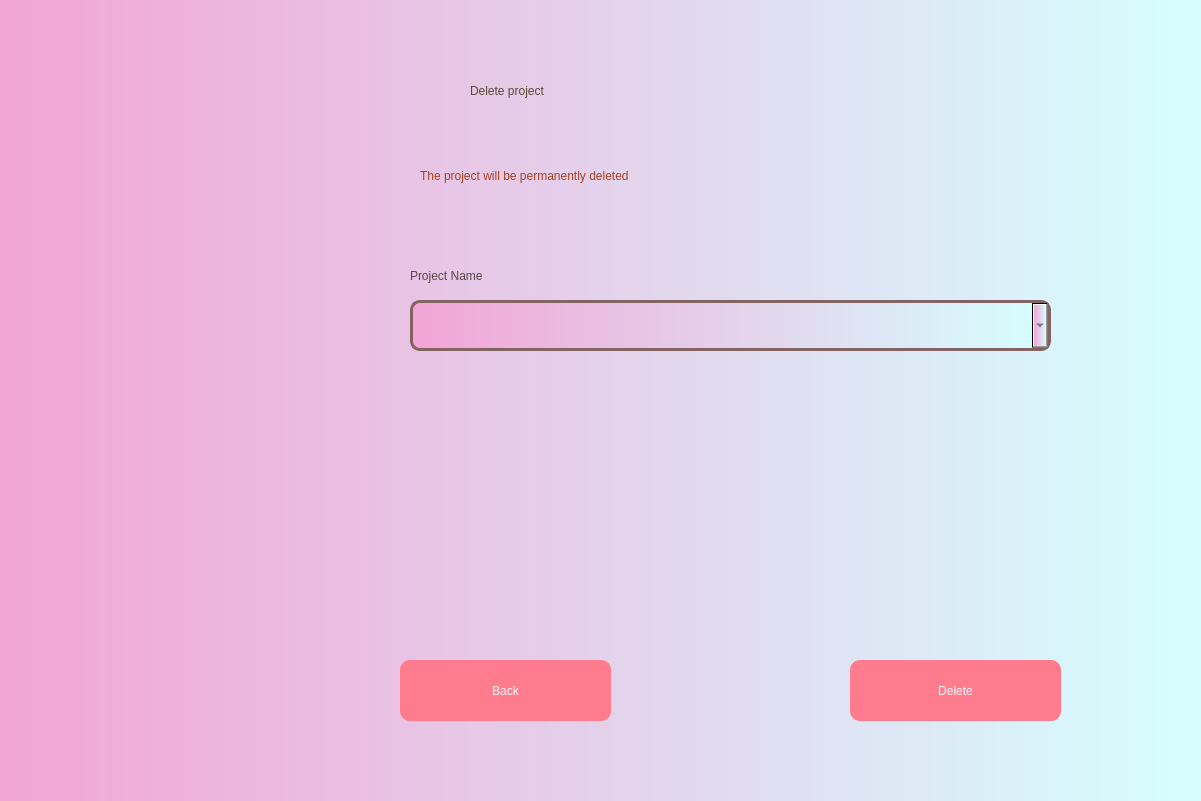
<?xml version="1.0" encoding="UTF-8"?>
<ui version="4.0">
 <class>Dialog</class>
 <widget class="QDialog" name="Dialog">
  <property name="geometry">
   <rect>
    <x>0</x>
    <y>0</y>
    <width>1201</width>
    <height>801</height>
   </rect>
  </property>
  <property name="windowTitle">
   <string>Dialog</string>
  </property>
  <property name="styleSheet">
   <string notr="true"/>
  </property>
  <widget class="QWidget" name="widget" native="true">
   <property name="geometry">
    <rect>
     <x>0</x>
     <y>0</y>
     <width>1201</width>
     <height>801</height>
    </rect>
   </property>
   <property name="styleSheet">
    <string notr="true">QWidget#widget{
background-color:qlineargradient(spread:reflect, x1:0, y1:0, x2:1, y2:0, stop:0 rgba(242, 164, 215, 255), stop:1 rgba(214, 255, 255, 255));}</string>
   </property>
   <widget class="QLabel" name="Deleteproject">
    <property name="geometry">
     <rect>
      <x>470</x>
      <y>40</y>
      <width>551</width>
      <height>101</height>
     </rect>
    </property>
    <property name="styleSheet">
     <string notr="true">color:rgb(90, 73, 50);
font: 63 45pt &quot;Yu Gothic UI Semibold&quot;;
</string>
    </property>
    <property name="text">
     <string>Delete project</string>
    </property>
   </widget>
   <widget class="QLabel" name="project_name">
    <property name="geometry">
     <rect>
      <x>410</x>
      <y>260</y>
      <width>181</width>
      <height>31</height>
     </rect>
    </property>
    <property name="styleSheet">
     <string notr="true">color: rgb(88, 70, 68);
font: 63 15pt &quot;Yu Gothic UI Semibold&quot;;
</string>
    </property>
    <property name="text">
     <string>Project Name</string>
    </property>
   </widget>
   <widget class="QPushButton" name="Delete">
    <property name="geometry">
     <rect>
      <x>850</x>
      <y>660</y>
      <width>211</width>
      <height>61</height>
     </rect>
    </property>
    <property name="styleSheet">
     <string notr="true">QPushButton{
background-color: rgb(255, 124, 142);
font: 63 18pt &quot;Yu Gothic UI Semibold&quot;;
color: rgb(255, 255, 255);
border-radius: 10px;
}

QPushButton:hover
{
background-color: rgb(141, 91, 158);
font: 63 18pt &quot;Yu Gothic UI Semibold&quot;;
color: rgb(255, 255, 255);
border-radius: 10px;
}

QPushButton:pressed
{
padding-left:5px;
padding-top:5px;
}
</string>
    </property>
    <property name="text">
     <string>Delete</string>
    </property>
   </widget>
   <widget class="QPushButton" name="Back">
    <property name="geometry">
     <rect>
      <x>400</x>
      <y>660</y>
      <width>211</width>
      <height>61</height>
     </rect>
    </property>
    <property name="styleSheet">
     <string notr="true">QPushButton{
background-color: rgb(255, 124, 142);
font: 63 18pt &quot;Yu Gothic UI Semibold&quot;;
color: rgb(255, 255, 255);
border-radius: 10px;
}

QPushButton:hover
{
background-color: rgb(141, 91, 158);
font: 63 18pt &quot;Yu Gothic UI Semibold&quot;;
color: rgb(255, 255, 255);
border-radius: 10px;
}

QPushButton:pressed
{
padding-left:5px;
padding-top:5px;
}</string>
    </property>
    <property name="text">
     <string>Back</string>
    </property>
   </widget>
   <widget class="QComboBox" name="projects_name">
    <property name="geometry">
     <rect>
      <x>410</x>
      <y>300</y>
      <width>641</width>
      <height>51</height>
     </rect>
    </property>
    <property name="styleSheet">
     <string notr="true">QComboBox{
background-color: qlineargradient(spread:reflect, x1:0, y1:0, x2:1, y2:0, stop:0 rgba(242, 164, 215, 255), stop:1 rgba(214, 255, 255, 255));
font: 63 15pt &quot;Yu Gothic UI Semibold&quot;;
color: rgb(88, 70, 68);
border: 3px solid rgb(132, 99, 99);
padding-left: 10px;
border-radius: 10px;
}

QComboBox:hover{
color: rgb(88, 70, 68);
font: 63 15pt &quot;Yu Gothic UI Semibold&quot;;
background-color:rgb(255, 226, 220);
border: 3px solid rgb(223, 134, 135);
}</string>
    </property>
    <property name="maxVisibleItems">
     <number>30</number>
    </property>
   </widget>
   <widget class="QLabel" name="label">
    <property name="geometry">
     <rect>
      <x>-80</x>
      <y>320</y>
      <width>541</width>
      <height>421</height>
     </rect>
    </property>
    <property name="text">
     <string/>
    </property>
    <property name="pixmap">
     <pixmap>../../Pictures/App/Trash icon-2.png</pixmap>
    </property>
    <property name="scaledContents">
     <bool>true</bool>
    </property>
   </widget>
   <widget class="QLabel" name="Warning">
    <property name="geometry">
     <rect>
      <x>420</x>
      <y>150</y>
      <width>611</width>
      <height>51</height>
     </rect>
    </property>
    <property name="styleSheet">
     <string notr="true">color: rgb(163, 65, 33);
font: 63 20pt &quot;Yu Gothic UI Semibold&quot;;
</string>
    </property>
    <property name="text">
     <string>The project will be permanently deleted</string>
    </property>
   </widget>
  </widget>
 </widget>
 <resources/>
 <connections/>
</ui>
